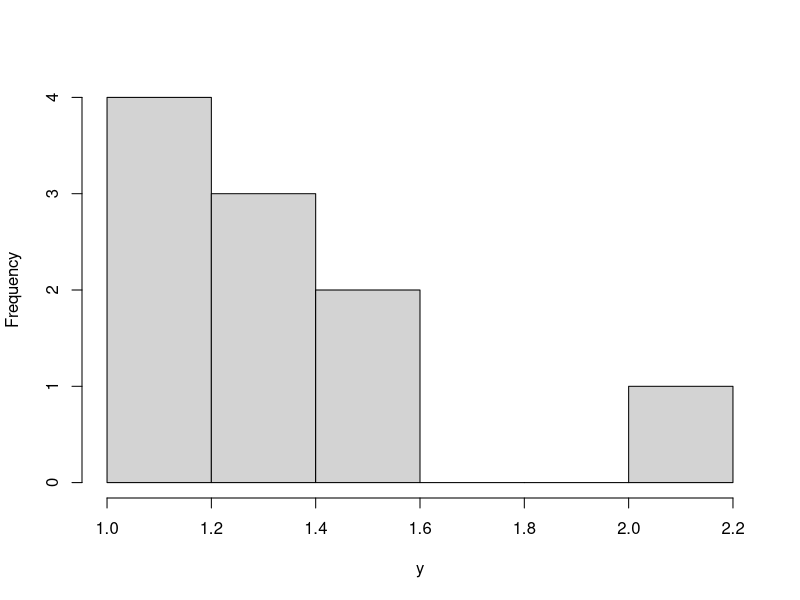
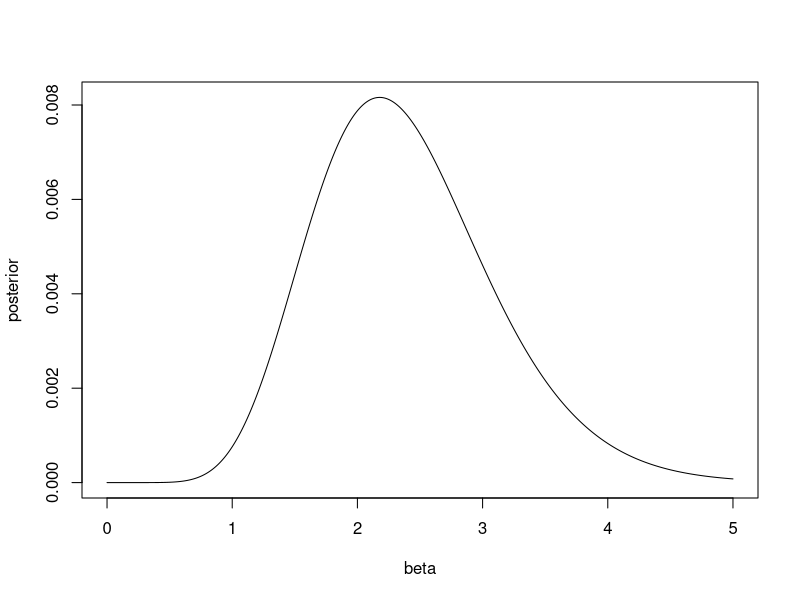

The R script that drew these images, in order:
#The posterior distribution has density \pi( \beta \mid y) \propto \beta^{N + a + 1}e^{-b\beta}/prod(y^\beta + 1)


# View Data ---------------------------------------------------------------
y <- c(1.019844, 1.043574, 1.360953, 1.049228, 1.491926, 1.192943, 1.323738, 1.262572, 2.034768, 1.451654)
hist(y, main = "")
N <-length(y)

# Evaluate Posterior -----------------------------------------------------
a <- 1
b <- 2

#Create Grid
beta <- seq(0, 5, 0.01)

#Compute and plot posterior (check that MAP is there)
posterior <- beta^(N + a - 1)*exp(-b*beta)/(prod(y)^(beta+1))
plot(beta, posterior, type = 'l')

#Compute Map
beta[which.max(posterior)]
